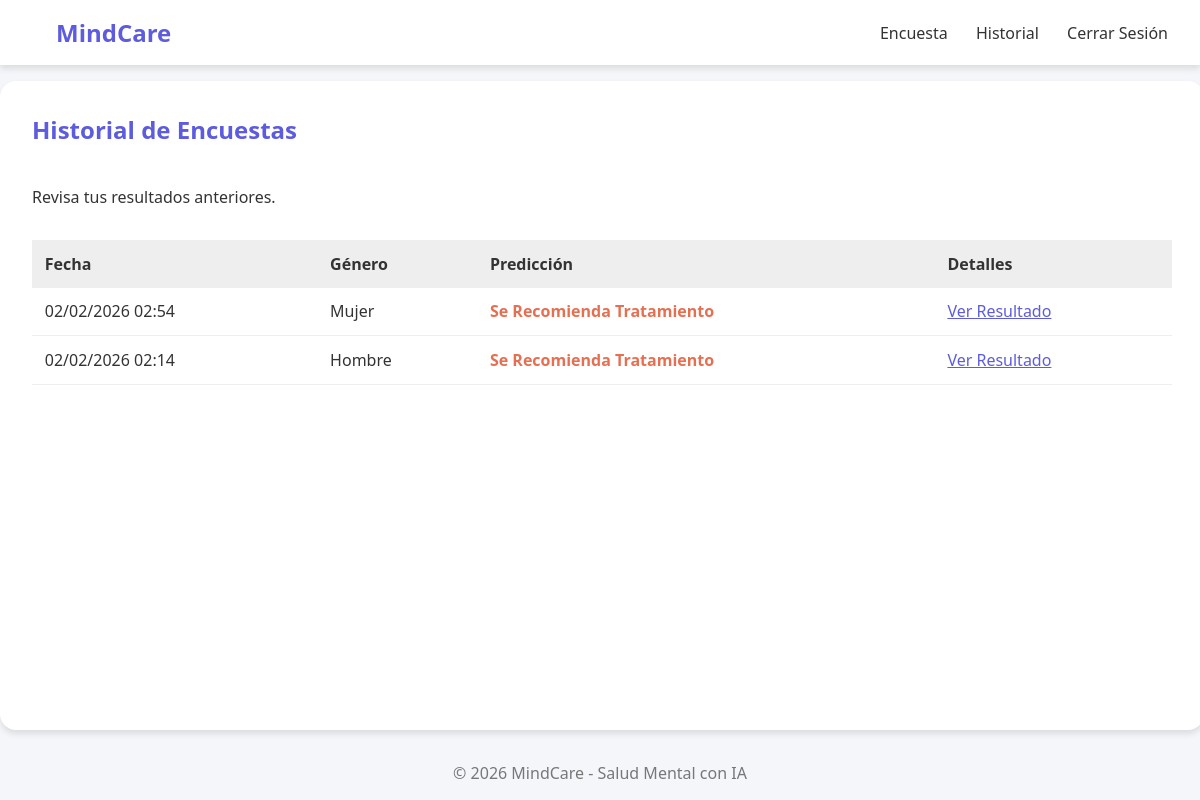
The app's page /history/ (signed in), older data.
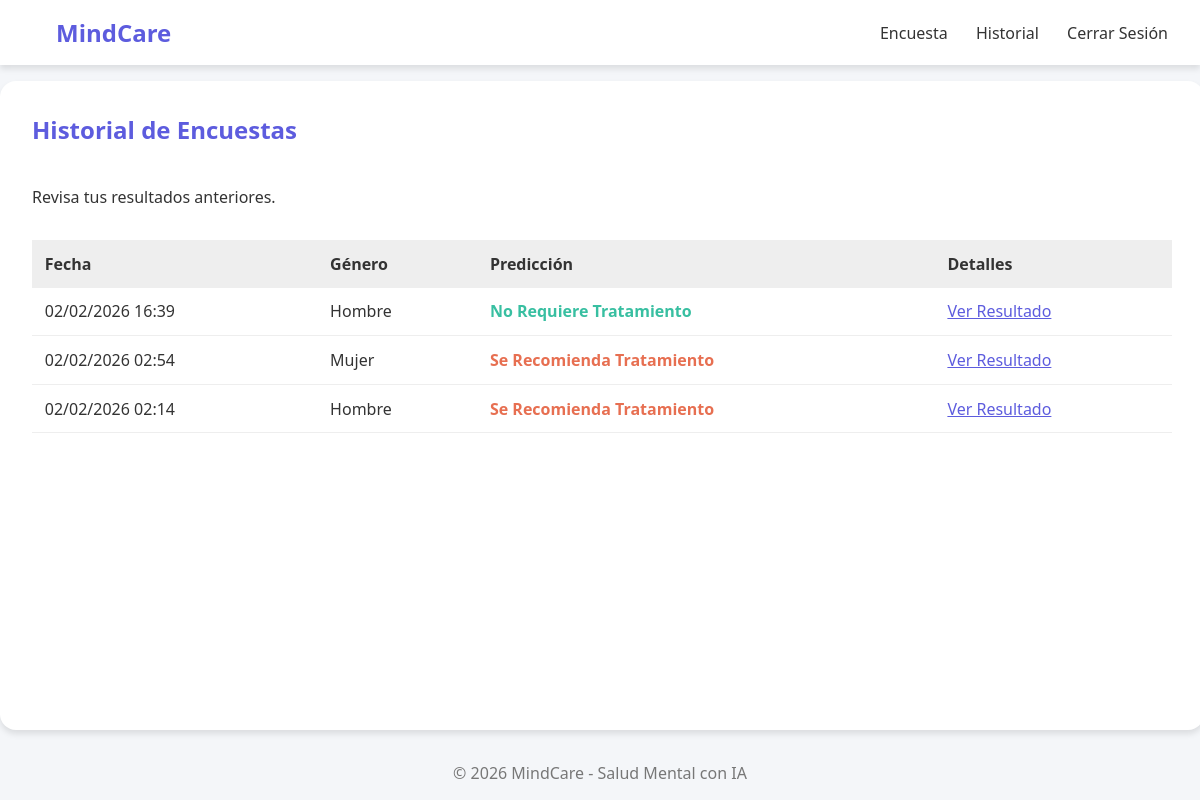
The same page, newer data.
### core/models.py (models this page shows, shortened)
class SurveyResponse(models.Model):
    GENDER_CHOICES = [
        ('Female', 'Mujer'),
        ('Male', 'Hombre'),
    ]
    COUNTRY_CHOICES = [
        ('United States', 'Estados Unidos'), ('Poland', 'Polonia'), ('Australia', 'Australia'),
        ('Canada', 'Canadá'), ('United Kingdom', 'Reino Unido'), ('South Africa', 'Sudáfrica'),
        ('Sweden', 'Suecia'), ('New Zealand', 'Nueva Zelanda'), ('Netherlands', 'Países Bajos'),
        ('India', 'India'), ('Belgium', 'Bélgica'), ('Ireland', 'Irlanda'), ('France', 'Francia'),
        ('Portugal', 'Portugal'), ('Brazil', 'Brasil'), ('Costa Rica', 'Costa Rica'),
        ('Russia', 'Rusia'), ('Germany', 'Alemania'), ('Switzerland', 'Suiza'),
        ('Finland', 'Finlandia'), ('Israel', 'Israel'), ('Italy', 'Italia'),
        ('Bosnia and Herzegovina', 'Bosnia y Herzegovina'), ('Singapore', 'Singapur'),
        ('Nigeria', 'Nigeria'), ('Croatia', 'Croacia'), ('Thailand', 'Tailandia'),
        ('Denmark', 'Dinamarca'), ('Mexico', 'México'), ('Greece', 'Grecia'),
        ('Moldova', 'Moldavia'), ('Colombia', 'Colombia'), ('Georgia', 'Georgia'),
        ('Czech Republic', 'República Checa'), ('Philippines', 'Filipinas')
    ]
    OCCUPATION_CHOICES = [
        ('Corporate', 'Corporativo'), ('Student', 'Estudiante'), ('Business', 'Negocios'),
        ('Housewife', 'Ama de casa'), ('Others', 'Otros')
    ]
    YES_NO_CHOICES = [('Yes', 'Sí'), ('No', 'No')]
    YES_NO_MAYBE_CHOICES = [('Yes', 'Sí'), ('No', 'No'), ('Maybe', 'Tal vez')]
    DAYS_INDOORS_CHOICES = [
        ('1-14 days', '1-14 días'),
        ('Go out Every day', 'Salgo todos los días'),
        ('More than 2 months', 'Más de 2 meses'),
        ('15-30 days', '15-30 días'),
        ('31-60 days', '31-60 días')
    ]
    MOOD_SWINGS_CHOICES = [('Medium', 'Medio'), ('Low', 'Bajo'), ('High', 'Alto')]
    user = models.ForeignKey(User, on_delete=models.CASCADE, verbose_name="Usuario")
    timestamp = models.DateTimeField(auto_now_add=True, verbose_name="Fecha")
    gender = models.CharField(max_length=50, choices=GENDER_CHOICES, verbose_name="Género")
    country = models.CharField(max_length=100, choices=COUNTRY_CHOICES, verbose_name="País")
    occupation = models.CharField(max_length=100, choices=OCCUPATION_CHOICES, verbose_name="Ocupación")
    self_employed = models.CharField(max_length=50, choices=YES_NO_CHOICES, blank=True, null=True, verbose_name="Autónomo")
    family_history = models.CharField(max_length=50, choices=YES_NO_CHOICES, verbose_name="Historial Familiar")
    treatment = models.CharField(max_length=50, choices=YES_NO_CHOICES, blank=True, null=True, verbose_name="Tratamiento Previo")
    days_indoors = models.CharField(max_length=50, choices=DAYS_INDOORS_CHOICES, verbose_name="Días en Casa")
    growing_stress = models.CharField(max_length=50, choices=YES_NO_MAYBE_CHOICES, verbose_name="Aumento de Estrés")
    changes_habits = models.CharField(max_length=50, choices=YES_NO_MAYBE_CHOICES, verbose_name="Cambios de Hábitos")
    mental_health_history = models.CharField(max_length=50, choices=YES_NO_MAYBE_CHOICES, verbose_name="Historial de Salud Mental")
    mood_swings = models.CharField(max_length=50, choices=MOOD_SWINGS_CHOICES, verbose_name="Cambios de Humor")
    coping_struggles = models.CharField(max_length=50, choices=YES_NO_CHOICES, verbose_name="Dificultad para Afrontar Problemas")
    work_interest = models.CharField(max_length=50, choices=YES_NO_MAYBE_CHOICES, verbose_name="Interés en el Trabajo")
    social_weakness = models.CharField(max_length=50, choices=YES_NO_MAYBE_CHOICES, verbose_name="Debilidad Social")
    mental_health_interview = models.CharField(max_length=50, choices=YES_NO_MAYBE_CHOICES, verbose_name="Entrevista sobre Salud Mental")
    care_options = models.CharField(max_length=50, choices=[('Not sure', 'No estoy seguro'), ('No', 'No'), ('Yes', 'Sí')], verbose_name="Opciones de Cuidado")
    prediction = models.CharField(max_length=50, blank=True, null=True, verbose_name="Predicción") # "Yes" or "No" (Treatment needed)

### core/views.py (the view)
# urls.py: path('history/', views.history, name='history'),
@login_required
def history(request):
    if request.user.is_superuser:
        return redirect('dashboard')
    responses = SurveyResponse.objects.filter(user=request.user).order_by('-timestamp')
    return render(request, 'history.html', {'responses': responses})

### core/context_processors.py (called while the page is built)
def auth_forms(request):
    return {
        'login_form': AuthenticationForm(),
        'register_form': RegisterForm()
    }

### core/templates/history.html (shortened to what this page needs)
{% extends 'base.html' %}
{% block content %}
<h2>Historial de Encuestas</h2>
<p>Revisa tus resultados anteriores.</p>
<table style="width: 100%; border-collapse: collapse; margin-top: 1rem;">
    <thead>
        <tr style="background: #eee;">
            <th style="padding: 0.8rem; text-align: left;">Fecha</th>
            <th style="padding: 0.8rem; text-align: left;">Género</th>
            <th style="padding: 0.8rem; text-align: left;">Predicción</th>
            <th style="padding: 0.8rem; text-align: left;">Detalles</th>
        </tr>
    </thead>
    <tbody>
        {% for resp in responses %}
        <tr style="border-bottom: 1px solid #eee;">
            <td style="padding: 0.8rem;">{{ resp.timestamp|date:"d/m/Y H:i" }}</td>
            <td style="padding: 0.8rem;">{{ resp.get_gender_display }}</td>
            <td
                style="padding: 0.8rem; color: {% if resp.prediction == 'Yes' %}var(--danger){% else %}var(--secondary-color){% endif %}; font-weight: bold;">
                {% if resp.prediction == 'Yes' %}Se Recomienda Tratamiento{% else %}No Requiere Tratamiento{% endif %}
            </td>
            <td style="padding: 0.8rem;">
                <a href="{% url 'results' resp.id %}" style="color: var(--primary-color);">Ver Resultado</a>
            </td>
        </tr>
        {% empty %}
        <tr>
            <td colspan="4" style="padding: 1rem; text-align: center;">No has realizado ninguna encuesta aún.</td>
        </tr>
        {% endfor %}
    </tbody>
</table>
{% endblock %}

### core/templates/base.html (shortened to what this page needs)
{% load static %}
<!DOCTYPE html>
<html lang="es">
<head>
</head>
<body>
    <nav>
        <a href="/" class="brand">MindCare</a>
        <div>
            {% if user.is_authenticated %}
            {% if user.is_superuser %}
            <a href="{% url 'dashboard' %}">Panel Admin</a>
            <a href="{% url 'user_management' %}">Gestión de Usuarios</a>
            {% else %}
            <a href="{% url 'survey' %}">Encuesta</a>
            <a href="{% url 'history' %}">Historial</a>
            {% endif %}
            <a href="{% url 'logout' %}">Cerrar Sesión</a>
            {% else %}
            <a href="{% url 'authors' %}" style="margin-right: 1rem;">Autores</a>
            <a href="#" onclick="openModal('loginModal'); return false;">Iniciar Sesión</a>
            <a href="#" onclick="openModal('registerModal'); return false;">Registro</a>
            {% endif %}
        </div>
    </nav>
    <div class="container">
        {% block content %}{% endblock %}
    </div>
    <footer>
        &copy; 2026 MindCare - Salud Mental con IA
    </footer>
</body>
</html>

### core/templates/base.html (style rules this page uses)
:root { --primary-color: #5D5CDE; --secondary-color: #38bfa1; --bg-color: #f4f6f9; --text-color: #333; --white: #ffffff; --danger: #e76f51; --shadow: 0 4px 6px rgba(0, 0, 0, 0.1); }
body { font-family: 'Segoe UI', Tahoma, Geneva, Verdana, sans-serif; background-color: var(--bg-color); color: var(--text-color); margin: 0; display: flex; flex-direction: column; min-height: 100vh; }
nav { background-color: var(--white); box-shadow: var(--shadow); padding: 1rem 2rem; display: flex; justify-content: space-between; align-items: center; }
nav a { text-decoration: none; color: var(--text-color); margin-left: 1.5rem; font-weight: 500; transition: color 0.3s; }
nav .brand { font-size: 1.5rem; font-weight: bold; color: var(--primary-color); }
.container { flex: 1; width: 95%; max-width: none; margin: 1rem auto; padding: 2rem; background: var(--white); border-radius: 16px; box-shadow: var(--shadow); display: flex; flex-direction: column; }
h1, h2, h3 { color: var(--primary-color); margin-top: 0; margin-bottom: 1.5rem; }
footer { text-align: center; padding: 1rem; margin-top: auto; color: #777; }

Row changes from the older to the newer data that the page shows:
added SurveyResponse: timestamp "02/02/2026 16:39", gender "Hombre", shows "No Requiere Tratamiento"
